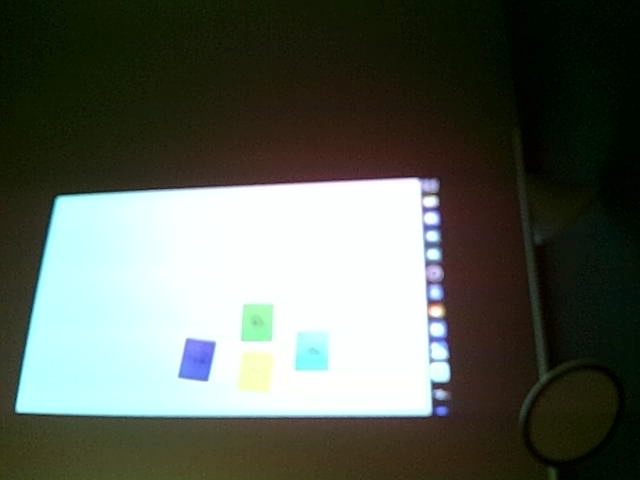
//> input picture shape_recognition_ndk/native/captured_frame_283.jpg, 640 x 480 px, given in place of the camera
$ ./test_realtime_camera   (built with g++ and OpenCV 4)
//> lines starting //> are read from the running program, lines starting //| are printed output that depends on the picture; after the words box and inside, x2 and y2 are one past the last pixel; in counts of white or black regions, pixels touching at a corner belong together
### shape_recognition_ndk/native/shape_detector_c_api.cpp
#include "shape_detector_c_api.h"
#include "shape_detector.h"
#include <opencv2/opencv.hpp>
#include <string>
#include <cstring>
#include <memory>

#ifdef ANDROID_NDK
#include <android/log.h>
#define LOG_TAG "ShapeDetectorNDK"
#define LOGI(...) __android_log_print(ANDROID_LOG_INFO, LOG_TAG, __VA_ARGS__)
#define LOGE(...) __android_log_print(ANDROID_LOG_ERROR, LOG_TAG, __VA_ARGS__)
#else
#define LOGI(...) printf(__VA_ARGS__)
#define LOGE(...) fprintf(stderr, __VA_ARGS__)
#endif

// Global variables
static std::string g_last_error;
static const char* VERSION = "1.0.0";

// Helper functions
// [54 lines left out: functions convert_shape_type, convert_color_type, convert_cpp_shape_type, image_data_to_mat, mat_to_image_data, not called in this run]

// API implementations
extern "C" {

bool shape_detector_init() {
    try {
        LOGI("Shape detector initialized successfully");
        return true;
    } catch (const std::exception& e) {
        g_last_error = std::string("Initialization failed: ") + e.what();
        LOGE("Initialization failed: %s", e.what());
        return false;
    }
}

void shape_detector_cleanup() {
    LOGI("Shape detector cleanup completed");
}

// [238 lines left out: functions shape_detector_detect, shape_detector_generate_json, shape_detector_annotate_image, shape_detector_free_result, shape_detector_free_json, shape_detector_free_image, not called in this run]

const char* shape_detector_get_version() {
    return VERSION;
}

const char* shape_detector_get_last_error() {
    return g_last_error.c_str();
}

} // extern "C"

### shape_recognition_ndk/native/test_realtime_camera.cpp
#include <opencv2/opencv.hpp>
#include <opencv2/imgproc.hpp>
#include <opencv2/highgui.hpp>
#include <opencv2/videoio.hpp>
#include <iostream>
#include <map>
#include <string>
#include <cstring>
#include "shape_detector_c_api.h"

using namespace cv;
using namespace std;

// 凸包信息结构体
struct HullInfo {
    vector<Point> hull;
    Point center;
    double area;
    string color;

    HullInfo(const vector<Point>& h, const Point& c, double a, const string& col)
        : hull(h), center(c), area(a), color(col) {}
};

// 计算两个中心点之间的距离
double calculateDistance(const Point& p1, const Point& p2) {
    return sqrt(pow(p1.x - p2.x, 2) + pow(p1.y - p2.y, 2));
}

// 将cv::Mat转换为ImageData
// [69 lines left out: functions matToImageData, freeImageData, calculateAngle, isValidHullAngles, not called in this run]

// 创建颜色mask
Mat createColorMask(const Mat& image, const string& colorName) {
    Mat hsv, mask;
    cvtColor(image, hsv, COLOR_BGR2HSV);

    // 定义颜色范围 (调整后的范围，避免Green和Cyan混淆)
    map<string, pair<Scalar, Scalar>> colorRanges = {
        {"Yellow", {Scalar(10, 20, 60), Scalar(65, 255, 255)}},  // 扩大黄色范围
        {"Green", {Scalar(40, 40, 60), Scalar(85, 255, 255)}},   // 绿色范围：40-75
        {"Cyan", {Scalar(95, 50, 110), Scalar(120, 255, 255)}},   // 青色范围：80-115，避免与绿色重叠
        {"Blue", {Scalar(100, 40, 60), Scalar(140, 255, 255)}},
        {"Black", {Scalar(0, 0, 0), Scalar(180, 50, 40)}}       // 缩小黑色范围
    };

    if (colorRanges.find(colorName) != colorRanges.end()) {
        inRange(hsv, colorRanges[colorName].first, colorRanges[colorName].second, mask);
    } else {
        mask = Mat::zeros(image.size(), CV_8UC1);
    }

    return mask;
}

int main() {
    cout << "=== 实时摄像头视频流分析程序 (5帧稳定性检测) ===" << endl;

    // 初始化形状检测器
    cout << "1. 初始化形状检测器..." << endl;
    if (!shape_detector_init()) {
        cerr << "❌ 形状检测器初始化失败" << endl;
        return -1;
    }
    cout << "✓ 初始化成功" << endl;
    cout << "版本: " << shape_detector_get_version() << endl;

    // 打开摄像头
    cout << "\n2. 打开摄像头..." << endl;
    VideoCapture cap(0);
    if (!cap.isOpened()) {
        cerr << "❌ 无法打开摄像头" << endl;
        shape_detector_cleanup();
        return -1;
    }

    // 设置摄像头参数
    cap.set(CAP_PROP_FRAME_WIDTH, 640);
    cap.set(CAP_PROP_FRAME_HEIGHT, 480);
    cap.set(CAP_PROP_FPS, 30);

    cout << "✓ 摄像头打开成功" << endl;
    cout << "分辨率: " << cap.get(CAP_PROP_FRAME_WIDTH) << "x" << cap.get(CAP_PROP_FRAME_HEIGHT) << endl;
    cout << "帧率: " << cap.get(CAP_PROP_FPS) << " FPS" << endl;

    // 创建显示窗口
    cout << "\n3. 创建显示窗口..." << endl;
    namedWindow("Video Stream Analysis", WINDOW_AUTOSIZE);
    moveWindow("Video Stream Analysis", 50, 50);
    resizeWindow("Video Stream Analysis", 640, 480);

    cout << "✓ 窗口创建成功" << endl;
    cout << "\n4. 开始视频流分析..." << endl;
    cout << "控制说明:" << endl;
    cout << "  ESC - 退出程序" << endl;
    cout << "  's' - 保存当前帧" << endl;
    cout << "===================" << endl;

    // 5帧缓冲区，存储每一帧检测到的凸包信息
    vector<vector<HullInfo>> frameBuffer(5);
    int currentFrameIndex = 0;
    int frameCount = 0;

    // 颜色定义
    vector<string> colorNames = {"Yellow", "Green", "Cyan", "Blue", "Black"};
    map<string, Scalar> colorMap = {
        {"Yellow", Scalar(0, 255, 255)},
        {"Green", Scalar(0, 255, 0)},
        {"Cyan", Scalar(255, 255, 0)},
        {"Blue", Scalar(255, 0, 0)},
        {"Black", Scalar(128, 128, 128)}
    };

    // 稳定性检测参数
    const double DISTANCE_THRESHOLD = 50.0;  // 中心点距离阈值
    const int REQUIRED_FRAMES = 5;           // 需要连续检测到的帧数

    Mat frame;

    while (true) {
        // 读取新帧
        cap >> frame;
//> frame is the input picture: 480 rows x 640 cols, CV_8UC3; mean B, G, R 87, 96.9, 91
        if (frame.empty()) {
            cerr << "❌ 无法读取摄像头帧" << endl;
            break;
        }

        frameCount++;

        // 清空当前帧的检测结果
        frameBuffer[currentFrameIndex].clear();

        // 创建显示帧
        Mat displayFrame = frame.clone();

        // 对每种颜色进行检测
        for (const string& colorName : colorNames) {
            Mat mask = createColorMask(frame, colorName);

            // 找到轮廓
            vector<vector<Point>> contours;
            vector<Vec4i> hierarchy;
            findContours(mask, contours, hierarchy, RETR_EXTERNAL, CHAIN_APPROX_SIMPLE);

            // 处理每个轮廓
            for (const auto& contour : contours) {
                double area = contourArea(contour);

                if (area > 900 && area <1400) {  // 过滤小轮廓
                    cout << " (符合面积要求)" << endl;
                    vector<Point> hull;
                    convexHull(contour, hull);

                    // 计算中心点
                    Moments m = moments(contour);
                    if (m.m00 != 0) {
                        Point center(m.m10 / m.m00, m.m01 / m.m00);

                        // 存储当前帧的凸包信息
                        frameBuffer[currentFrameIndex].emplace_back(hull, center, area, colorName);
                    }
                }
            }
        }
//> this loop made 5 passes
//> contours on pass 5: 21 contours, all with area under 20
//> pass 1, in createColorMask, `inRange(hsv, colorRanges[colorName].first, colorRanges[colorName].seco..`:
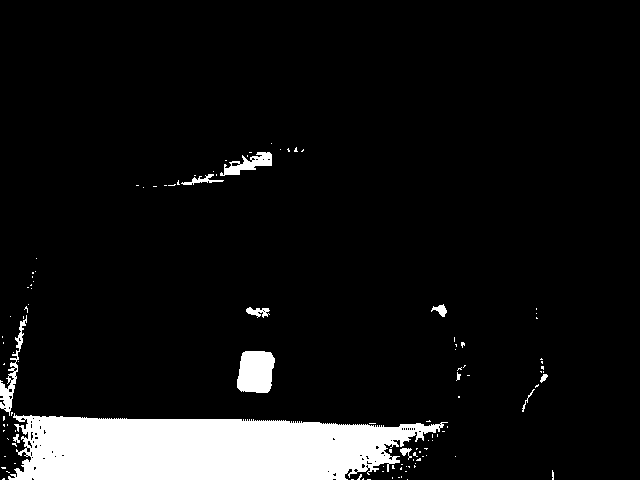
//> mask: 480 rows x 640 cols, CV_8UC1; 8.4% white; 113 white regions (101 under 20 px), largest, box (x1, y1, x2, y2) and area: (8, 413, 448, 480) 22210, (237, 351, 275, 393) 1355, (0, 315, 27, 416) 613
//> pass 2, in createColorMask (call 2), `inRange(hsv, colorRanges[colorName].first, colorRanges[colorName].seco..`:
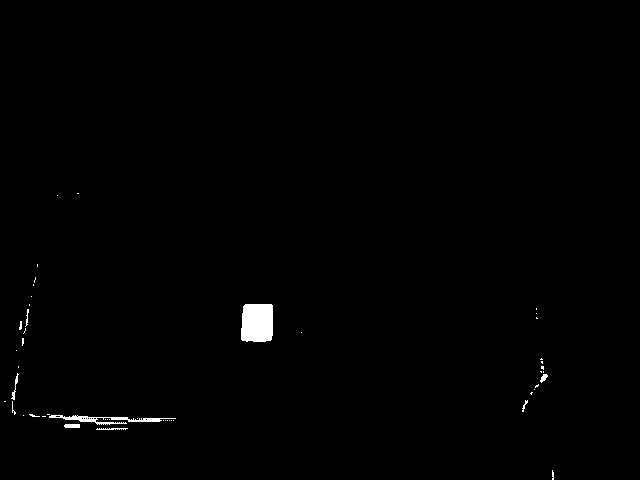
//> mask: 480 rows x 640 cols, CV_8UC1; 0.66% white; 49 white regions (40 under 20 px), largest, box (x1, y1, x2, y2) and area: (241, 304, 273, 342) 1155, (49, 415, 176, 425) 437, (64, 424, 80, 428) 62
//> pass 3, in createColorMask (call 3), `inRange(hsv, colorRanges[colorName].first, colorRanges[colorName].seco..`:
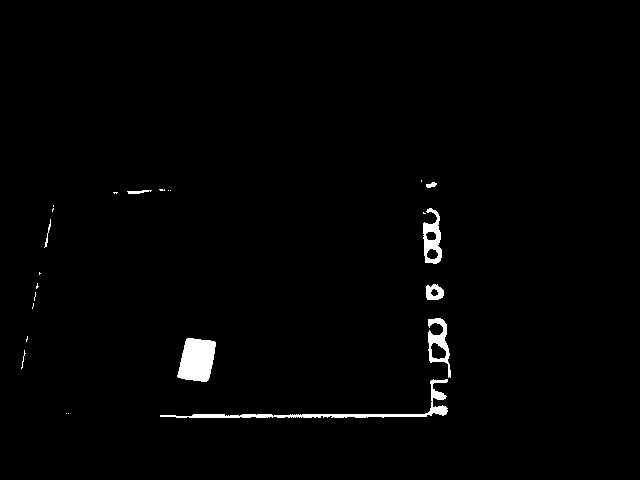
//> mask: 480 rows x 640 cols, CV_8UC1; 1.3% white; 24 white regions (15 under 20 px), largest, box (x1, y1, x2, y2) and area: (177, 338, 216, 382) 1309, (160, 379, 448, 418) 1202, (423, 208, 442, 264) 583

        // 如果已经有足够的帧数，进行稳定性检测
        if (frameCount >= REQUIRED_FRAMES) {
            // 检查当前帧的每个凸包是否在过去的帧中都有相似位置的凸包
            for (const auto& currentHull : frameBuffer[currentFrameIndex]) {
                bool isStable = true;

                // 检查过去的帧
                for (int i = 1; i < REQUIRED_FRAMES; i++) {
                    int prevFrameIndex = (currentFrameIndex - i + 5) % 5;
                    bool foundSimilar = false;

                    // 在前一帧中寻找相似位置和颜色的凸包
                    for (const auto& prevHull : frameBuffer[prevFrameIndex]) {
                        if (prevHull.color == currentHull.color) {
                            double distance = calculateDistance(currentHull.center, prevHull.center);
                            if (distance <= DISTANCE_THRESHOLD) {
                                foundSimilar = true;
                                break;
                            }
                        }
                    }

                    if (!foundSimilar) {
                        isStable = false;
                        break;
                    }
                }

                // 如果稳定，则绘制凸包
                if (isStable) {
                    Scalar color = colorMap[currentHull.color];

                    // 绘制凸包轮廓
                    vector<vector<Point>> hullContours = {currentHull.hull};
                    drawContours(displayFrame, hullContours, -1, color, 3);

                    // 绘制中心点
                    circle(displayFrame, currentHull.center, 5, color, -1);

                    // 添加标签
                    putText(displayFrame, currentHull.color,
                           Point(currentHull.center.x - 20, currentHull.center.y - 10),
                           FONT_HERSHEY_SIMPLEX, 0.5, color, 2);
                }
            }
        }

        // 显示帧信息
        string frameInfo = "Frame: " + to_string(frameCount) + " | Stable hulls displayed";
        putText(displayFrame, frameInfo, Point(10, 30), FONT_HERSHEY_SIMPLEX, 0.7, Scalar(255, 255, 255), 2);
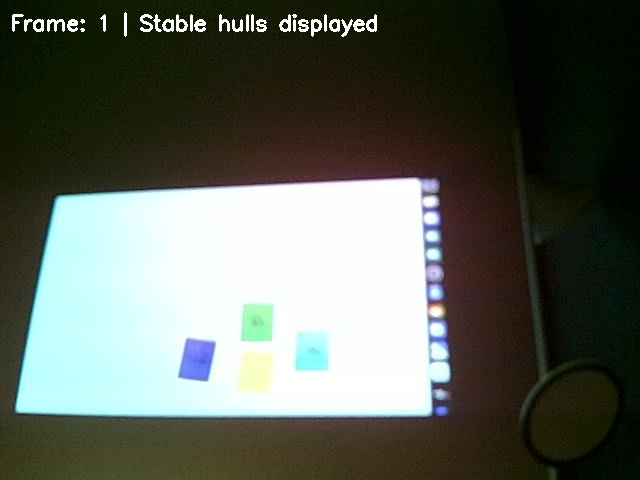
//> displayFrame: 480 rows x 640 cols, CV_8UC3; 0.78% of pixels changed, all inside (x1, y1, x2, y2) = (12, 12, 377, 37)

        // 显示结果
        imshow("Video Stream Analysis", displayFrame);

        // 更新帧索引
        currentFrameIndex = (currentFrameIndex + 1) % 5;

        // 处理按键
        char key = waitKey(1) & 0xFF;
//> the Esc key is pressed
        if (key == 27) { // ESC键
            cout << "\n用户按下ESC，退出程序..." << endl;
            break;
        } else if (key == 's' || key == 'S') { // 保存键
            string filename = "video_frame_" + to_string(frameCount) + ".jpg";
            imwrite(filename, displayFrame);
            cout << "💾 保存帧: " << filename << endl;
        }

        // 简单的帧率控制
        waitKey(33); // 约30FPS
    }

    // 清理资源
    cout << "\n5. 清理资源..." << endl;
    cap.release();
    destroyAllWindows();
    shape_detector_cleanup();
    cout << "✓ 程序结束" << endl;

    return 0;
}
